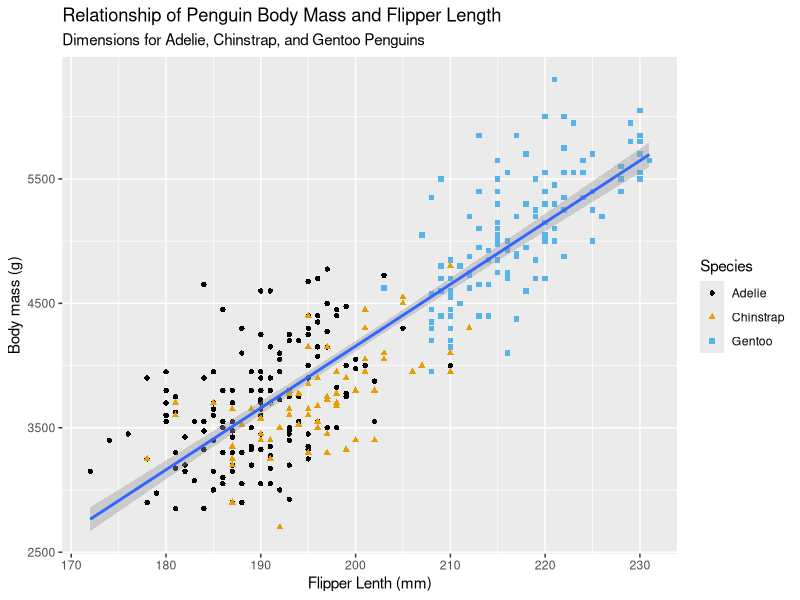
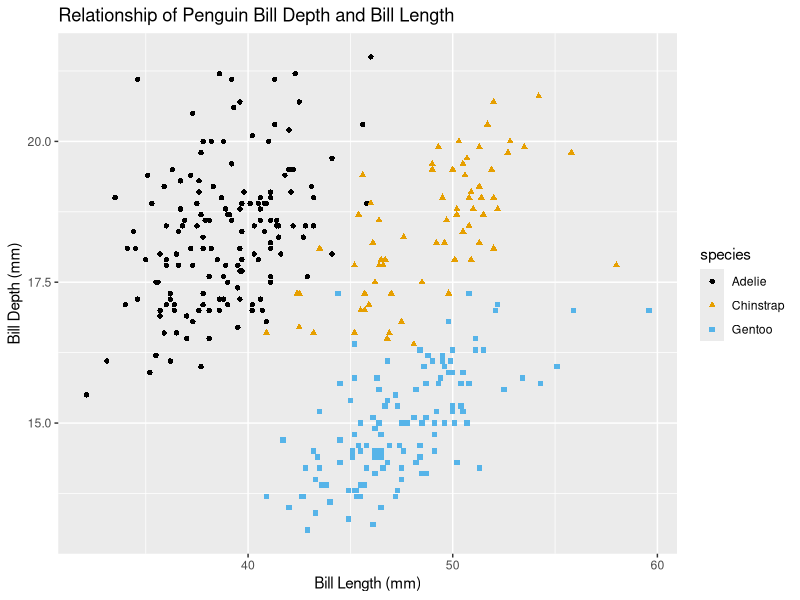
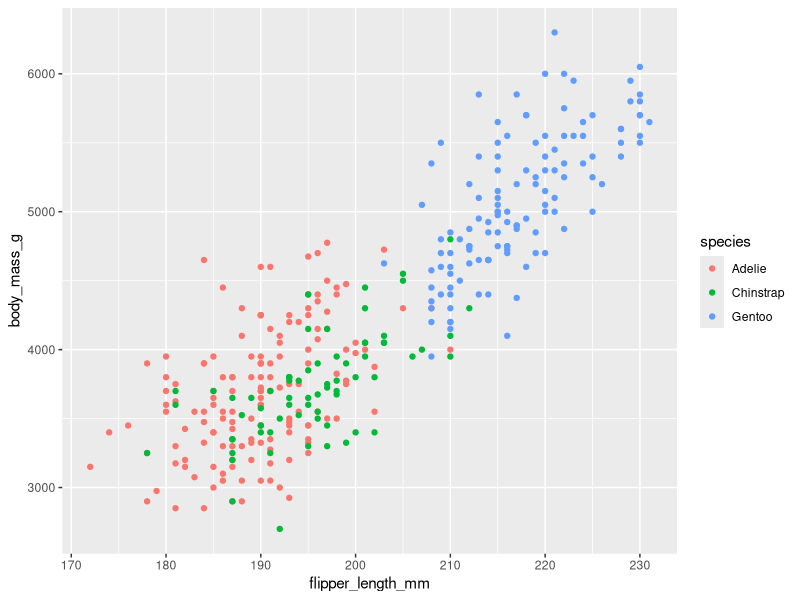
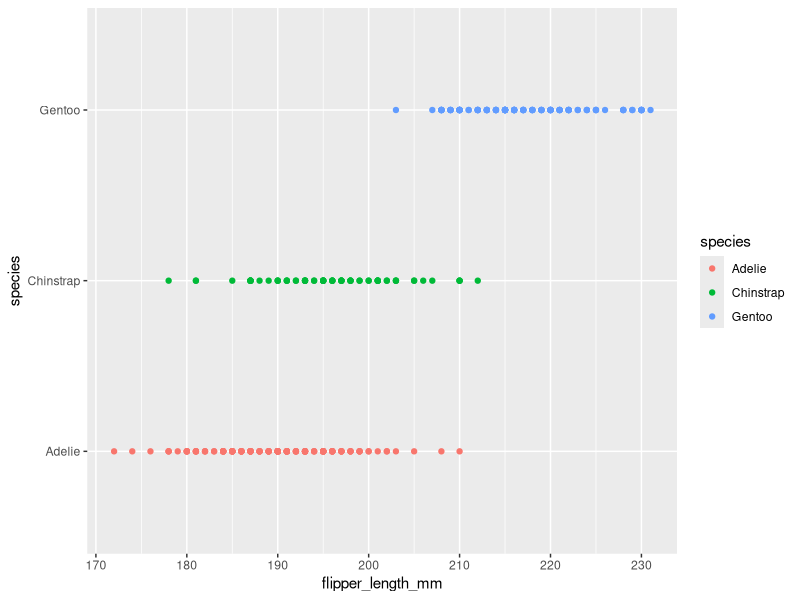
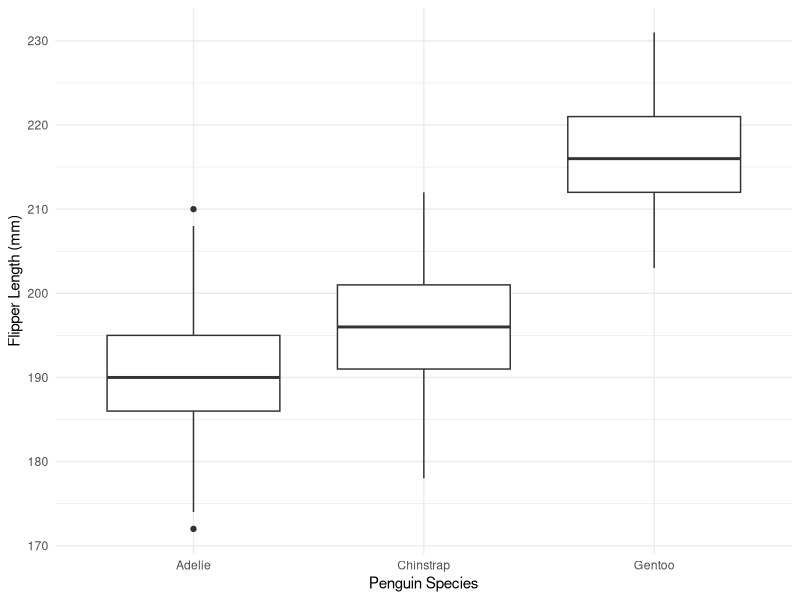
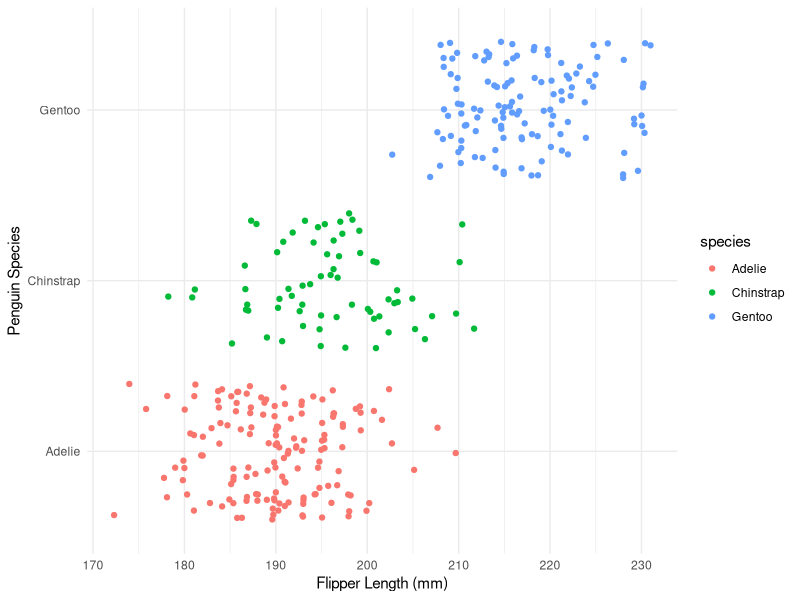

R code for these plots, in order: (Note: this script raises an error after producing the figures.)

library(tidyverse)
library(ggplot2)

install.packages("ggthemes")

install.packages("palmerpenguins")
library(palmerpenguins)

install.packages("ggthemes")
library(ggthemes)

glimpse(penguins)
view(penguins)

#preparing the graph to analyze flipper length and the mass of a penguin
ggplot(
  data = penguins,
  mapping = aes(x = flipper_length_mm, y = body_mass_g)
) +
  geom_point(mapping = aes(color=species, shape=species))+
  geom_smooth(method = "lm")+
  labs(
    title = "Relationship of Penguin Body Mass and Flipper Length",
    subtitle = "Dimensions for Adelie, Chinstrap, and Gentoo Penguins",
    x = "Flipper Lenth (mm)", y = "Body mass (g)",
    color = "Species", shape="Species"
  )+
  scale_color_colorblind()
#> Warning: Removed 2 rows containing missing values or values outside the scale range
#> (`geom_point()`).


#1.2.5 Exercises -------------------------------------------------
#How many rows are in penguins? How many columns? = 344 rows and 8 columns

#What does the bill_depth_mm variable in the penguins data frame describe? Read the help for ?penguins to find out. = a number denoting bill depth (millimeters)



#Make a scatterplot of bill_depth_mm vs. bill_length_mm. That is, make a scatterplot with bill_depth_mm on the y-axis and bill_length_mm on the x-axis. Describe the relationship between these two variables.
ggplot(
  data = penguins,
  mapping = aes(x = bill_length_mm, y = bill_depth_mm)
)+
  geom_point(mapping = aes(color=species, shape=species))+
  labs(
    title = "Relationship of Penguin Bill Depth and Bill Length",
    x = "Bill Length (mm)", y = "Bill Depth (mm)"
  )+
  scale_color_colorblind()
#the observed difference is that both Chinstrap penguins and Gentoo penguins hover at around the same bill lengths but have different bill depths. The Chinstrap penguins have more bill depths. On the other hand, Adelie penguins and Chinstrap have around the same Bill depths but Chinstrap penguins have greater bill lengths.
  ggplot(
    data = penguins,
    mapping = aes(x = flipper_length_mm, y = body_mass_g)
  )+
  geom_point(mapping = aes(color=species))
  
  

#What happens if you make a scatterplot of species vs. bill_depth_mm? What might be a better choice of geom?
  ggplot(
    data = penguins,
    mapping = aes(x = flipper_length_mm, y = species)
  )+
    geom_point(mapping = aes(color=species))
#all dots are displayed horizontally in one line and not scattered. A better choice of geom is the box plot or jitter geom:
  #The boxplot compactly displays the distribution of a continuous variable. It visualises five summary statistics (the median, two hinges and two whiskers), and all "outlying" points individually.
  ggplot(penguins, aes(x = species, y = flipper_length_mm)) +
    geom_boxplot() +
    xlab("Penguin Species") +
    ylab("Flipper Length (mm)") +
    theme_minimal()
#The jitter geom is a convenient shortcut for geom_point(position = "jitter"). It adds a small amount of random variation to the location of each point, and is a useful way of handling overplotting caused by discreteness in smaller datasets.
  ggplot(penguins, aes(x = flipper_length_mm, y = species, color = species)) +
    geom_jitter() +
    xlab("Flipper Length (mm)") +
    ylab("Penguin Species") +
    theme_minimal()
  
  
  

#  Why does the following give an error and how would you fix it?
 ggplot(data = penguins) + 
 geom_point()
 #it is missing the x and y plots. Fix is below:
 ggplot(
   data = penguins,
   mapping = aes(x = flipper_length_mm, y = bill_depth_mm)
   ) + 
   geom_point()
 
 
#What does the na.rm argument do in geom_point()? What is the default value of the argument? Create a scatterplot where you successfully use this argument set to TRUE.
 #If FALSE, the default, missing values are removed with a warning. If TRUE, missing values are silently removed. The default is FALSE.
 
 ggplot(
   data = penguins,
   mapping = aes(x = flipper_length_mm, y = body_mass_g)
 ) +
   geom_point(na.rm = TRUE, mapping = aes(color=species, shape=species))+
   geom_smooth(method = "lm")+
   labs(
     title = "Relationship of Penguin Body Mass and Flipper Length",
     subtitle = "Dimensions for Adelie, Chinstrap, and Gentoo Penguins",
     x = "Flipper Lenth (mm)", y = "Body mass (g)",
     color = "Species", shape="Species"
  )
 
 
 
#Add the following caption to the plot you made in the previous exercise: “Data come from the palmerpenguins package.” Hint: Take a look at the documentation for labs().
 ggplot(
   data = penguins,
   mapping = aes(x = flipper_length_mm, y = bill_depth_mm)
 ) + 
   geom_point()+
   labs(
     title = "Data come from the palmerpenguins package."
   )
 
 ggplot(
   data= penguins,
   mapping = aes(x=flipper_length_mm, y = body_mass_g)
 )+
   geom_point(mapping = aes(color=species))+
   geom
 
 
 
 
#Recreate the following visualization. What aesthetic should bill_depth_mm be mapped to? And should it be mapped at the global level or at the geom level?
 ggplot(
   data = penguins,
   mapping = aes(x = flipper_length_mm, y = body_mass_g, color=bill_depth_mm)) +
   geom_point(
     shape=18
   )+
   geom_smooth()
 
 ?shape
 
 
 ggplot(
   penguins, 
   aes(x = flipper_length_mm, y = body_mass_g, color = bill_depth_mm)) +
   geom_point() +  # Add points to the scatter plot
   scale_color_gradient(low = "lightblue", high = "darkblue") +  # Gradient scale for color
   labs(
     x = "Flipper Length (mm)",
     y = "Body Mass (g)",
     color = "Bill Depth (mm)"  # Label for the color legend
   ) +
   theme_minimal()
 
 
 
 ggplot(
   data = penguins,
   mapping = aes(x = flipper_length_mm, y = body_mass_g, color = island)
 ) +
   geom_point() +
   geom_smooth(se=FALSE) 
 
 
#Will these two graphs look different? Why/why not?
#ans: Yes, from my previous understanding, the attributes set globally are inherited by the geoms
   ggplot(
     data = penguins,
     mapping = aes(x = flipper_length_mm, y = body_mass_g)
   ) +
   geom_point() +
   geom_smooth()
 
 ggplot() +
   geom_point(
     data = penguins,
     mapping = aes(x = flipper_length_mm, y = body_mass_g)
   ) +
   geom_smooth(
     data = penguins,
     mapping = aes(x = flipper_length_mm, y = body_mass_g)
   ) 
 
 #END OF THIS EXERCISE ↑ ----------------------------------------------------------

 
 
#bar graph with categorical data  
ggplot(
  penguins,
  aes(x = fct_infreq(species))
)+
  geom_bar()
 
#histogram with numerical data (continous)
 ggplot(
   penguins,
   aes(x = body_mass_g)
 )+
   geom_histogram(binwidth = 200)
#experimenting with bindwidths for histograms
 ggplot(penguins, aes(x = body_mass_g)) +
   geom_histogram(binwidth = 20)
 ggplot(penguins, aes(x = body_mass_g)) +
   geom_histogram(binwidth = 2000)
 
#Density plot
 ggplot(penguins, aes(x = body_mass_g)) +
   geom_density()
 
 
# 1.4.3 Exercises ------------------------------------------------------------------
#Make a bar plot of species of penguins, where you assign species to the y aesthetic. How is this plot different?
 #the bars are in a different direction (horizontal rather than vertical)
 ggplot(
   penguins,
   aes(y=species)
 )+
   geom_bar()
 

 
 #How are the following two plots different? Which aesthetic, color or fill, is more useful for changing the color of bars?
#ans: my guess was fill. Color is the outline of the bars and fill is the color of the bars
   ggplot(penguins, aes(x = species)) +
   geom_bar(color = "red")
 
 ggplot(penguins, aes(x = species)) +
   geom_bar(fill = "red")
 
 
 
 #What does the bins argument in geom_histogram() do?
 #Number of bins. Overridden by binwidth. Defaults to 30.
 ggplot(penguins, aes(x = body_mass_g)) +
   geom_histogram()
?geom_histogram
 summary(diamonds)
 dim(diamonds)    #gets the number of rows and columns
 names(diamonds)  #see the column names
 
 #Make a histogram of the carat variable in the diamonds dataset that is available when you load the tidyverse package. Experiment with different binwidths. What binwidth reveals the most interesting patterns?
 data("diamonds")
 ?diamonds
 view(diamonds)
 glimpse(diamonds)
 ggplot(
   diamonds, 
   aes(x=carat)
  ) +
  geom_histogram(fill="steelblue", color="black", binwidth = 0.1) +
  ggtitle("Histogram of Price Values")
 #0.1 reveals the most interesting results in my opinion. 0.0.1 does also because it looks like there is a repeating trend.
 
 #create scatterplot of carat vs. price, using cut as color variable
 ggplot(
  diamonds,
  aes(x=carat, y=price, color=cut)
 )+
  geom_point()
 
 
 #END OF THIS EXERCISE ↑ ----------------------------------------------------------
 
 
#an alternative of a histogram
 ggplot(penguins, aes(x = body_mass_g)) +
   geom_freqpoly()
?geom_freqpoly 
 
 
# a box plot
 ggplot(penguins, aes(x = species, y = body_mass_g)) +
   geom_boxplot()

#a geom density graph
ggplot(
  penguins,
  aes(x = body_mass_g, color=species)
) +
  geom_density(linewidth=0.75)
 

ggplot(
  penguins, 
  aes(x=body_mass_g, color=species, fill=species)
)+
  geom_density(alpha=0.2)
 

#note: having the two categories stacked like this creates a stacked-bar plot
ggplot(
  penguins,
  aes(x = island, fill=species)
)+
  geom_bar()
 
 
#using fill in a bar geom to get a relative frequency plot (setting postion to "fill")
ggplot(
  penguins,
  aes(x = island, fill=species)
) +
  geom_bar(position = "fill")
 
 
ggplot(penguins, aes(x = flipper_length_mm, y = body_mass_g)) +
  geom_point()
 
 
 #three or more variables (done by mapping additional categories to aesthetics)
 ggplot(
   penguins,
   aes(x=flipper_length_mm, y=body_mass_g)
 )+
   geom_point(aes(color=island, shape=species))
 
 
 #ADDING TOO MANY AESTHETIC MAPPINGS makes it cluttered and difficult to make sense of.
 #splitting the plot into facets(subplots) that each display one subset of data.
 #we use facet_wrap() but REMEMBER THAT THE PARAMETER MUST BE CATEGORICAL
 
 ggplot(
   penguins,
   aes(x=flipper_length_mm, y=body_mass_g)
 )+
   geom_point(
     aes(color=species, shape=island)
   )+
   facet_wrap(
     ~island
   )
 
 
 
 
 
 # 1.5.5 Exercises ------------------------------------------------------------------
#The mpg data frame that is bundled with the ggplot2 package contains 234 observations collected by the US Environmental Protection Agency on 38 car models. Which variables in mpg are categorical? Which variables are numerical? (Hint: Type ?mpg to read the documentation for the dataset.) How can you see this information when you run mpg?
?mpg
 view(mpg)
 
 #to see the list of columns(variables in this dataset)
 names(mpg)
 #categorical variables=> manufacturer, trans, driv, fl, class 
 #numerical variables=> model, displ, year, cyl, cty, hwy
 
 #to see the number of rows and columns: 234 rows and 11 columns
 dim(mpg)
 

 
 
#Make a scatterplot of hwy vs. displ using the mpg data frame. Next, map a third, numerical variable to color, then size, then both color and size, then shape. How do these aesthetics behave differently for categorical vs. numerical variables?
 
ggplot(
  mpg,
  aes(x=hwy, y=displ)
) +
  geom_point(
    aes(color=cyl)
  )#color mapped to cyl

ggplot(
  mpg,
  aes(x=hwy, y=displ)
) +
  geom_point(
    aes(size=cty)
  )#size mapped to cty

ggplot(
  mpg,
  aes(x=hwy, y=displ)
) +
  geom_point(
    aes(color=cyl, size=cty)
  )# color mapped to cyl and size mapped to cty

ggplot(
  mpg,
  aes(hwy,displ)
) +
  geom_point(
    aes(shape=cyl)
  ) + 
  scale_shape_binned()# shape mapped to cyl (needs the scale_shape_binned() function)
?aes
 


#In the scatterplot of hwy vs. displ, what happens if you map a third variable to linewidth?
#ans=> we get the following warning message:
#Warning message:
  #In geom_point(aes(linewidth = cyl)) :
  #Ignoring unknown aesthetics: linewidth
ggplot(
  mpg,
  aes(x=hwy, y=displ)
) +
  geom_point(
    aes(linewidth=cyl)
  )


#What happens if you map the same variable to multiple aesthetics?
#ans=> They are all collected into one in the labeling of the plot on the right side, making more variations for the same variable.
ggplot(
  mpg,
  aes(x=hwy, y=displ)
) +
  geom_point(
    aes(shape=drv, color=drv, size=drv)
  )

unique(mpg$trans) #gets the unique values from a column in a dataset


ggplot(mpg, aes(x = displ, y = hwy, color = class, size = class)) + #sets a variable for two aeshetic values
  geom_point() +
  scale_color_brewer(palette = "Set3") +              #sets the colors for the points
  scale_size_manual(values = c(1,2,3,4,5,6,7)) +      #adjusts the size of the shapes
  labs(color = "Car Class", size = "Car Class")      #having the same name collects two labels into one, if they are similar
  


#Make a scatterplot of bill_depth_mm vs. bill_length_mm and color the points by species. What does adding coloring by species reveal about the relationship between these two variables? What about faceting by species?
#its lets us better understand the ration of the bill depth and bill length in the different species of us penguins. It teaches us what relationship the species of a penguin has with is bodily features. 
ggplot(
  penguins,
  aes(bill_depth_mm, bill_length_mm, color=species)
)+
  geom_point()
  

#Why does the following yield two separate legends? How would you fix it to combine the two legends?
#ans=> as previously learned, having aesthetics labeled with the same name, given they are similar, collects them both into one label.
  ggplot(
    data = penguins,
    mapping = aes(
      x = bill_length_mm, y = bill_depth_mm, 
      color = species, shape = species
    )
  ) +
  geom_point() +
  labs(color = "Species", shape="Species")



  
#Create the two following stacked bar plots. Which question can you answer with the first one? Which question can you answer with the second one?
#ans=>With the first graph you can answer what percentage of each penguin species are occupying each island.
#with the second plot you can answer what which species of penguins are found on each island.
ggplot(penguins, aes(x = island, fill = species)) +
  geom_bar(position = "fill")
ggplot(penguins, aes(x = species, fill = island)) +
  geom_bar(position = "fill")


 
 
 #END OF THIS EXERCISE ↑ ----------------------------------------------------------
 
 
 
 
 
 
 
 
 
 